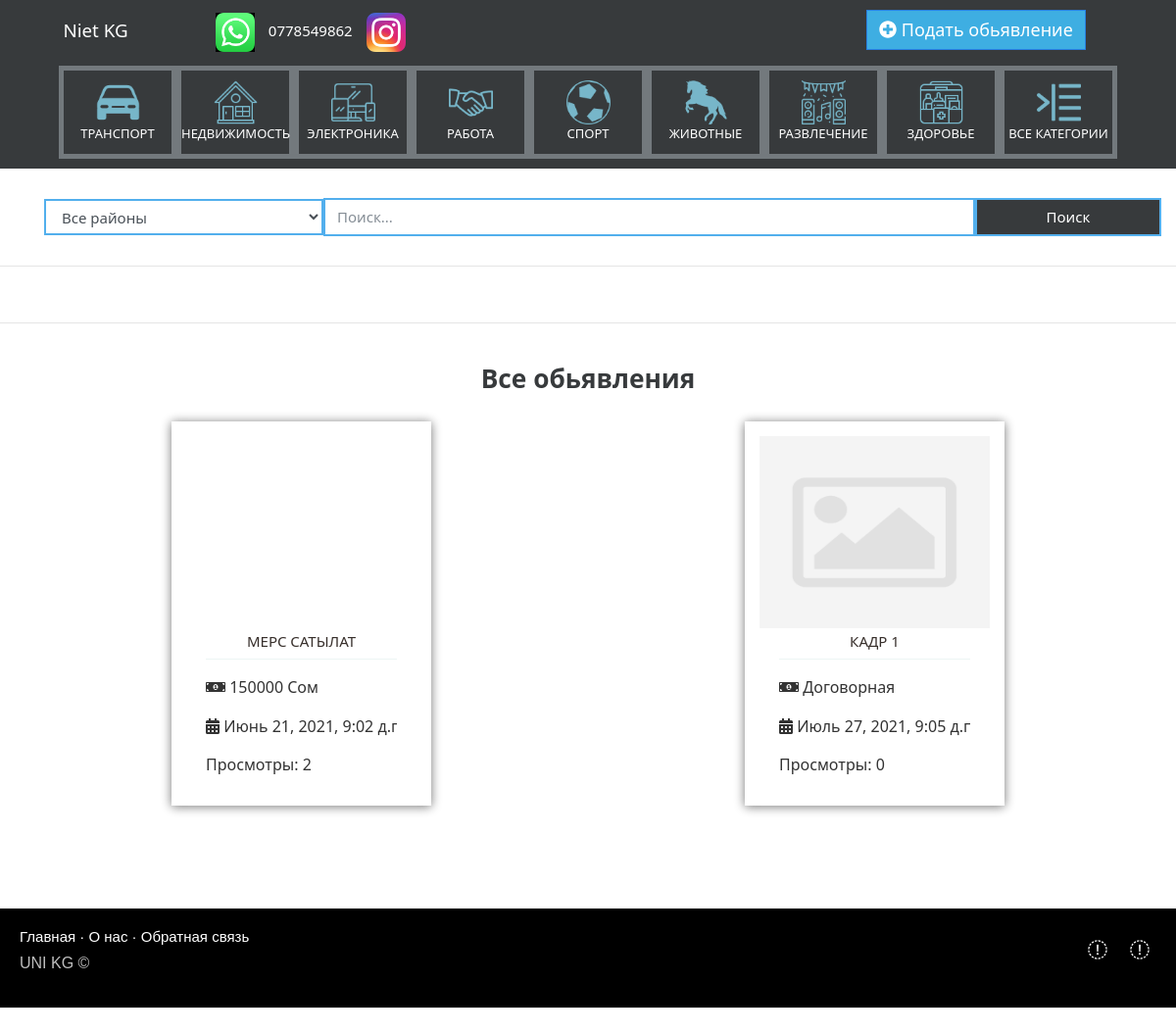
Page /category/1 on the committed database.
### doska/models.py (models this page shows, shortened)
class Category(models.Model):
    title=models.CharField('Имя категории',max_length=100,null=False,blank=False)
    parent=models.ForeignKey('self',on_delete=models.SET_NULL,null=True,blank=True)
    url=models.SlugField(max_length=100,unique=True)
    icon=models.ImageField(upload_to='icons/',null=True,blank=True)
    class Meta:
        verbose_name='Категория'
        verbose_name_plural='Категории'

class Ad(models.Model):
    title=models.CharField('Заголовок',max_length=150,null=False,blank=False)
    content=models.TextField('Описание',max_length=500,null=True,blank=True)
    category=models.ForeignKey(Category,on_delete=models.PROTECT,null=False,verbose_name='Категория')
    number=models.CharField('Тел. номер',null=False,blank=False,max_length=50)
    name=models.CharField('Имя',max_length=100,null=True,blank=True)
    region=models.ForeignKey(Region,on_delete=models.PROTECT,verbose_name='Регион',null=False,blank=False,default=None)
    address=models.CharField('Адрес',max_length=150,null=True,blank=True)
    price=models.PositiveIntegerField('Цена',help_text='0 = Договорная')
    valute=models.ForeignKey('Valute',related_name='valute_name' ,on_delete=models.SET_NULL,null=True,blank=True,verbose_name='Валюта')
    views=models.PositiveIntegerField('Просмотры',default=0)
    is_active=models.BooleanField('Активация',default=False)
    is_vip=models.BooleanField('Статус VIP',default=False)
    date=models.DateTimeField('Дата',auto_now_add=True)
    def get_absolute_url(self):
        return reverse('ad_detail', kwargs={"pk": self.pk})
    class Meta:
        verbose_name='Обьявление'
        verbose_name_plural='Обьявлении'

class Valute(models.Model):
    title=models.CharField('Валюта',max_length=30)
    def __str__(self):
        return self.title
    class Meta:
        verbose_name = 'Валюта'
        verbose_name_plural = 'Валюты'

### doska/views.py (the view)
# urls.py: path('category/<int:pk>',AdCategoryView.as_view(),name='category'),
class AdCategoryView(ListView):
    model = Ad
    template_name = 'category.html'
    def get_context_data(self, *, object_list=None, **kwargs):
        context=super().get_context_data(**kwargs)
        context['ad_list']=Ad.objects.filter(category=self.kwargs.get('pk'))
        context['category_list'] = Category.objects.all()
        context['storie_list'] = Story.objects.filter(story_category=self.kwargs.get('pk'))
        context['regions'] = Region.objects.all()
        context['category']= self.kwargs.get('pk')
        return context

### doska/models.py (called while the page is built)
    def __str__(self):
        return self.title

### templates/category.html (shortened to what this page needs)
{% extends 'base.html' %}
{% load static %}
{% block content %}
<div class="col-12 row" id="search_content">
    <form class="form form-inline col-12 row" action="{% url 'search' %}" method="GET">
        <select class="form-control col-lg-3 col-md-3 col-sm-3 col-xs-12 search_border" name="region">
            <option value="">Все районы</option>
        </select>
        <input class="form-control col-lg-7 col-md-7 col-xs-12 col-sm-9 search_border" name="search_text" type="text"
               placeholder="Поиск...">
        <button class="btn btn-secondary col-md-2 col-lg-2 col-sm-12 col-xs-12 search_border" type="submit">Поиск
        </button>
    </form>
</div>
<hr>
<div class="container-fluid" id="vip-content" style=" padding: 25px 0;">
<hr>
<div class="container" id="content" style=" padding: 25px 0;">
    <div class="d-flex justify-content-center"><h3 style="font-weight:700;">Все обьявления</h3></div>
    <div id="product_block" class="row">
        {% for ad in ad_list %}
        <div class="product">
            <div id="product__img">
                <a href="{{ ad.get_absolute_url }}" class="img__wrap">
                    {% if ad.images.all|length > 0 %}
                    {% with ad.images.all|first as image %}
                    <img src="{{ image.image.url }}" alt="" class="img">
                    {% endwith %}
                    {% else %}
                    <img src="{% static 'icons/no_image.png' %}" alt="" class="img">
                    {% endif %}
                </a>
            </div>
            <div class="product__content">
                <div class="product__title">
                    <a href="{{ ad.get_absolute_url }}" class="title__text">{{ ad.title }}</a>
                </div>
                <div class="product__info">
                    {% if ad.price == 0 %}
                    <div class="info__block">
                        <span><i class="fa fa-money-bill-alt" aria-hidden="true"></i> Договорная</span>
                    </div>
                    {% else %}
                    <div class="info__block">
                        <span><i class="fa fa-money-bill-alt"
                                 aria-hidden="true"></i> {{ ad.price }} {{ ad.valute }}</span>
                    </div>
                    {% endif %}
                    <div class="info__block">
                        <b class="info__icon"></b>
                        <span><i class="fa fa-calendar-alt" aria-hidden="true"></i> {{ ad.date }}</span>
                    </div>
                    <div class="info__block">
                        <b class="info__icon"></b>
                        <span>Просмотры: {{ ad.views }}</span>
                    </div>
                </div>
            </div>
        </div>
        {% endfor %}
    </div>
</div>
{% endblock %}

### templates/base.html (shortened to what this page needs)
{% load static %}
<!DOCTYPE html>
<html>
<head>
    <link rel="stylesheet" href="{% static 'css/bootstrap.min.css' %}">
    <link rel="stylesheet" type="text/css" href="{% static 'css/index_style.css' %}">
    <link rel="stylesheet" type="text/css" href="{% static 'css/footer.css' %}">
    <link rel="stylesheet" type="text/css" href="{% static 'css/flaticon/flaticon.css' %}">
    <link rel="stylesheet" type="text/css" href="{% static 'css/nav_category.css' %}">
</head>
<body>
    {% block navbar  %}
        {% include 'includes/navbar.html' %}
    {% endblock %}
    {% block panel_cat  %}
        <div id="panel_cat" style="margin-top: 40px; background-color: #373a3c;">
        <ul class="nav panel-tabs">
            {% for category in category_list %}
            <a href="{% url 'category' category.pk %}">
                <li>
                    <img src="{{ category.icon.url }}">
                    <div>{{ category.title }}</div>
                </li>
            </a>
            {% endfor %}
            <a href="{% url 'all_categories' %}">
                <li>
                    <img src="{% static 'icons/all.png' %}">
                    <div>Все категории</div>
                </li>
            </a>
        </ul>
</div>
    {% endblock %}
    {% block content %}
    {% endblock %}
    {% block footer  %}
        {% include 'includes/footer.html' %}
    {% endblock %}
</body>
</html>

### doska/static/css/index_style.css (style rules this page uses)
.row:after { content: ""; display: table; clear: both; }
li > img { max-height: 45px; }
#search_content { margin-top:40px; margin:30px; }
.search_border { border: 2px solid #52AFED; }
.product { box-shadow: 0 1px 10px rgba(0,0,0,0.12), 0 1px 10px rgba(0,0,0,0.44); transition: all 0.3s cubic-bezier(.25,.8,.25,1); padding: 15px; margin :auto; margin-top : 20px; background-color: #fff; max-width: 265px; }
#product__img .img__wrap { width: 100%; height: 0; padding-bottom: 69.5%; position: relative; display: block; }
a { color: #337ab7; text-decoration: none; }
.img__wrap img { -webkit-transition: all .3s ease-in-out; transition: all .3s ease-in-out; position: absolute; top: 0; left: 0; width: 100%; max-height:196px; }
.product__content { padding: 25px 20px 15px 20px; }
.product__content .product__title { text-align: center; padding-bottom: 9px; margin-top: 10px; border-bottom: 1px solid #edf5f4; height: 30px; overflow: hidden; }
.product__title .title__text { overflow: hidden; text-transform: uppercase; color: #372F2B; font-weight: 500; font-size: 15px; display: block; white-space: nowrap; text-overflow: ellipsis; }
.product__info .info__block { padding-top: 15px; overflow: hidden; position: relative; color: #333; font-weight: 400; padding-bottom: 2px; }
.info__block span { display: inline-block; vertical-align: middle; width: 1700px; font-size: 16px; line-height: 18px; }
b { font-weight: bold; }
.product__info .info__block .info__icon { position: absolute; top: 5px; left: 0; display: inline-block; vertical-align: middle; color: #85F460; margin-right: 10px; margin-bottom: 10px; width: 14px; height: 12px; }

### doska/static/css/nav_category.css (style rules this page uses)
.panel-tabs li:nth-child(1) { width: 120px;height: 95px; }
.panel-tabs li { text-align: center; padding: 10px 0 0 0; border:5px solid #73797D ; margin: auto; }
.panel-tabs { padding: 10px 5%; }
.panel-tabs a { color: white; font-size: 13px; font-weight: normal; text-transform: uppercase; margin: auto; }
.panel-tabs a { outline: none !important; text-decoration: none; -webkit-transition: all 0.3s ease 0s; -moz-transition: all 0.3s ease- 0s; -o-transition: all 0.3s ease 0s; transition: all 0.3s ease 0s; }

### rows in the picture
Category: icon (picture), title "ТРАНСПОРТ"
Category: icon (picture), title "НЕДВИЖИМОСТЬ"
Category: icon (picture), title "ЭЛЕКТРОНИКА"
Category: icon (picture), title "РАБОТА"
Category: icon (picture), title "СПОРТ"
Category: icon (picture), title "ЖИВОТНЫЕ"
Category: icon (picture), title "РАЗВЛЕЧЕНИЕ"
Category: icon (picture), title "ЗДОРОВЬЕ"
Ad: title "МЕРС САТЫЛАТ", price "150000", valute "Сом", date "Июнь 21, 2021, 9:02…", views "2"
Ad: title "КАДР 1", price 0 (drawn), date "Июль 27, 2021, 9:05…", views "0"
